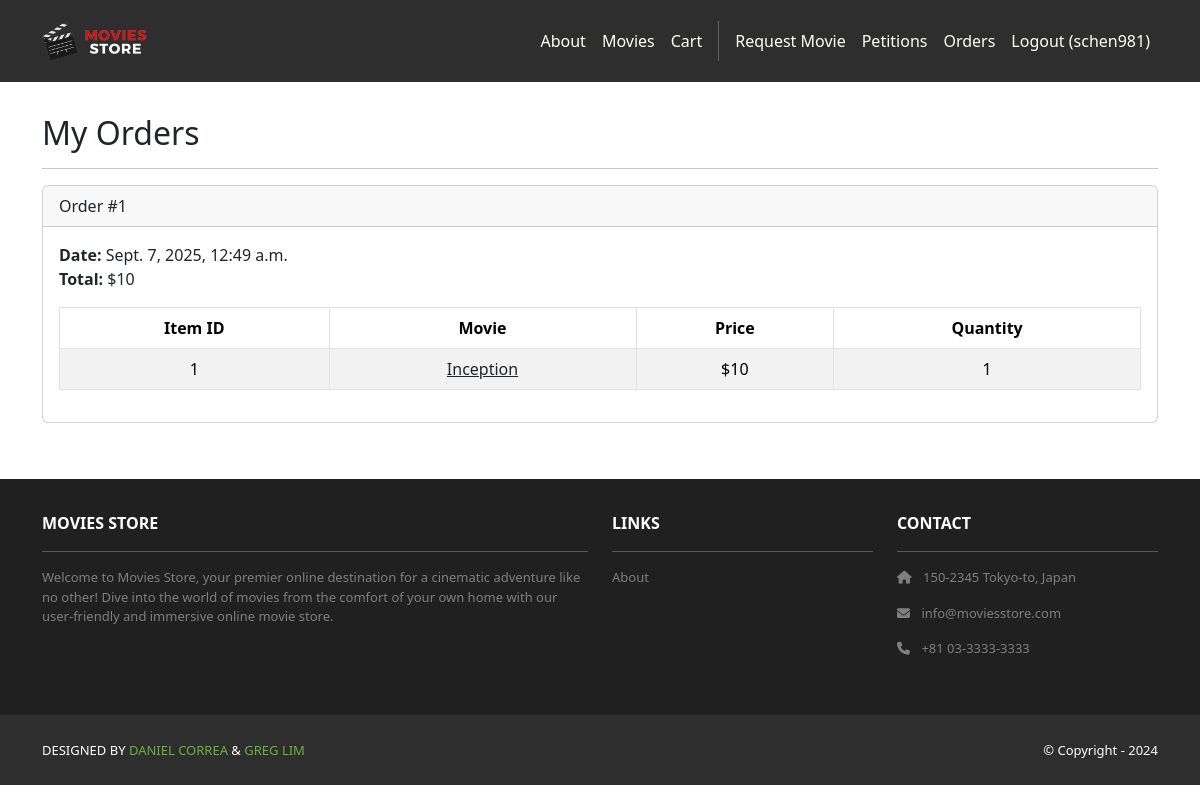
Page /accounts/orders/ (signed in) on the committed database.
### cart/models.py (models this page shows, shortened)
class Order(models.Model):
    id = models.AutoField(primary_key=True)
    total = models.IntegerField()
    date = models.DateTimeField(auto_now_add=True)
    user = models.ForeignKey(User,
        on_delete=models.CASCADE)

class Item(models.Model):
    id = models.AutoField(primary_key=True)
    price = models.IntegerField()
    quantity = models.IntegerField()
    order = models.ForeignKey(Order,
        on_delete=models.CASCADE)
    movie = models.ForeignKey(Movie,
        on_delete=models.CASCADE)

### movies/models.py (models this page shows, shortened)
class Movie(models.Model):
    id = models.AutoField(primary_key=True)
    name = models.CharField(max_length=255)
    price = models.IntegerField()
    description = models.TextField()
    image = models.ImageField(upload_to='movie_images/')

### accounts/views.py (the view)
# urls.py: path('orders/', views.orders, name='accounts.orders'),
@login_required
def orders(request):
    template_data = {}
    template_data['title'] = 'Orders'
    template_data['orders'] = request.user.order_set.all()
    return render(request, 'accounts/orders.html',
        {'template_data': template_data})

### accounts/templates/accounts/orders.html
{% extends 'base.html' %}
{% block content %}
<div class="p-3">
  <div class="container">
    <div class="row mt-3">
      <div class="col mx-auto mb-3">
        <h2>My Orders</h2>
        <hr />
        {% for order in template_data.orders %}
        <div class="card mb-4">
          <div class="card-header">
            Order #{{ order.id }}
          </div>
          <div class="card-body">
            <b>Date:</b> {{ order.date }}<br />
            <b>Total:</b> ${{ order.total }}<br />
            <table class="table table-bordered table-striped text-center mt-3">
              <thead>
                <tr>
                  <th scope="col">Item ID</th>
                  <th scope="col">Movie</th>
                  <th scope="col">Price</th>
                  <th scope="col">Quantity</th>
                </tr>
              </thead>
              <tbody>
                {% for item in order.item_set.all %}
                <tr>
                  <td>{{ item.movie.id }}</td>
                  <td>
                    <a class="link-dark" href="{% url 'movies.show' id=item.movie.id %}">
                      {{ item.movie.name }}
                    </a>
                  </td>
                  <td>${{ item.movie.price }}</td>
                  <td>{{ item.quantity }}</td>
                </tr>
                {% endfor %}
              </tbody>
            </table>
          </div>
        </div>
        {% endfor %}
      </div>
    </div>
  </div>
</div>
{% endblock content %}

### moviesstore/templates/base.html (shortened to what this page needs)
<!DOCTYPE html>
<html>
  {% load static %}
  <head>
    <link href="https://cdn.jsdelivr.net/npm/bootstrap@5.3.3/dist/css/bootstrap.min.css" rel="stylesheet">
    <link rel="stylesheet" href="https://cdnjs.cloudflare.com/ajax/libs/font-awesome/6.1.1/css/all.min.css">
    <link rel="stylesheet" type="text/css" href="{% static 'css/style.css' %}">
  </head>
  <body>
    <nav class="p-3 navbar navbar-dark bg-dark navbar-expand-lg">
      <div class="container">
        <a class="navbar-brand" href="{% url 'home.index' %}">
          <img src="{% static 'img/logo.png' %}" alt="logo" height="40" />
        </a>
        <div class="collapse navbar-collapse" id="navbarNavAltMarkup">
          <div class="navbar-nav ms-auto navbar-ml">
            <a class="nav-link" href="{% url 'home.about' %}">About</a>
            <a class="nav-link" href="{% url 'movies.index' %}">Movies</a>
            <a class="nav-link" href="{% url 'cart.index' %}">Cart</a>
            {% if user.is_authenticated %}
            <a class="nav-link" href="{% url 'movies.movie_requests' %}">Request Movie</a>
            <a class="nav-link" href="{% url 'movies.petitions' %}">Petitions</a>
            <a class="nav-link"
              href="{% url 'accounts.orders' %}">Orders</a>
            <a class="nav-link"
              href="{% url 'accounts.logout' %}">Logout ({{user.username }})</a>
            {% else %}
            <a class="nav-link" href="{% url 'accounts.login' %}">Login</a>
            <a class="nav-link" href="{% url 'accounts.signup' %}">Sign Up</a>
            <a class="nav-link" href="{% url 'movies.movie_requests' %}">Request a Movie</a>
            {% endif %}
          </div>
        </div>
      </div>
    </nav>
    <div>
      {% block content %}
      {% endblock content %}
    </div>
    <section class="p-3 ms-footer d-none d-md-block">
      <div class="container">
        <div class="row mt-3 text-white">
          <div class="col-md-6 col-lg-6 col-xl-6 mx-auto mb-4">
            <b>MOVIES STORE</b>
            <hr />
            <p>Welcome to Movies Store, your premier online destination for a cinematic
              adventure like no other! Dive into the world of movies from the comfort of your own home with our user-friendly
              and immersive online movie store.</p>
          </div>
          <div class="col-md-3 col-lg-3 col-xl-3 mx-auto mb-4">
            <b>LINKS</b>
            <hr />
            <p><a class="nav-link" href="{% url 'home.about' %}">About</a></p>
          </div>
          <div class="col-md-3 col-lg-3 col-xl-3 mx-auto mb-4">
            <b>CONTACT</b>
            <hr />
            <p><i class="fas fa-home me-2"></i> 150-2345 Tokyo-to, Japan</p>
            <p><i class="fas fa-envelope me-2"></i> info@moviesstore.com</p>
            <p><i class="fas fa-phone me-2"></i> +81 03-3333-3333</p>
          </div>
        </div>
      </div>
    </section>
    <section class="p-3 ms-footer-bottom bg-dark">
      <div class="container d-flex justify-content-between">
        <div class="me-5 text-white">
          <span>DESIGNED BY <a href="https://www.x.com/danielgarax" target="_blank">DANIEL CORREA</a> &
            <a href="https://www.x.com/greglim81" target="_blank">GREG LIM</a>
          </span>
        </div>
        <div class="text-white">
          <span>© Copyright - 2024</span>
        </div>
      </div>
    </section>
  </body>
</html>

### moviesstore/static/css/style.css (style rules this page uses)
.navbar a.nav-link { color: #FFFEF6 !important; }
.bg-dark { background-color: #2E2E2E !important; }
.ms-footer { background-color: #202020; }
.ms-footer p { color: #7F7F7F; font-size: 13px; }
.ms-footer-bottom span { font-size: 13px; line-height: 38px; }
.ms-footer-bottom a { color: #6ab43e; text-decoration: none; }

### rows in the picture
Order: id "1", date "Sept. 7, 2025, 12:49 a.m.", total "10"
Item: movie.id "1", movie.name "Inception", movie.price "10", quantity "1"

### other values in the picture
{{ user.username }} "schen981"
